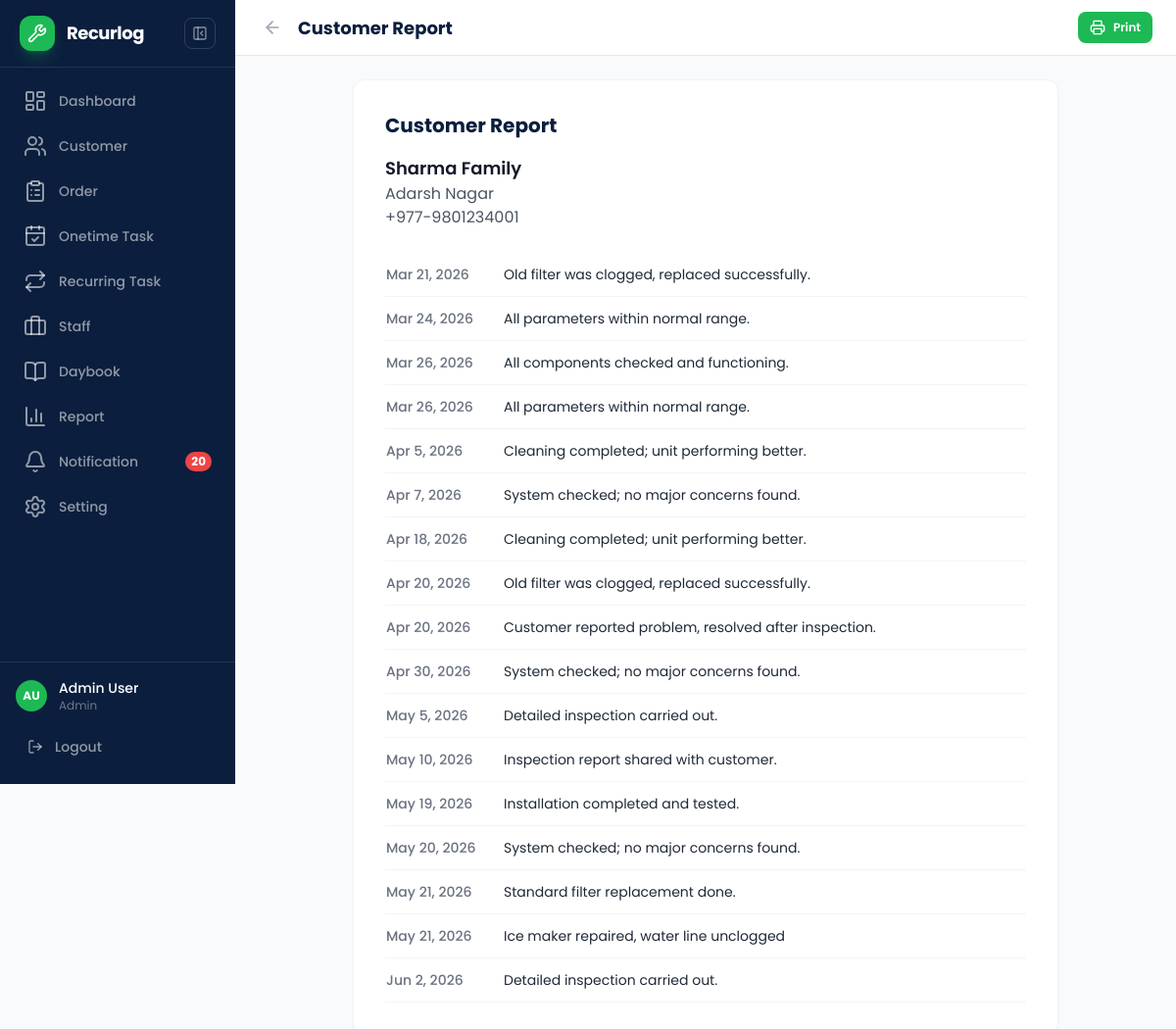
The page /pages/customer-report.php?id=1 (signed in) on the database its author committed.
### tables this page shows
CREATE TABLE `fscrm_customers` (
  `id` int(11) NOT NULL AUTO_INCREMENT,
  `name` varchar(200) NOT NULL,
  `address` text DEFAULT NULL,
  `area` varchar(100) DEFAULT NULL,
  `phone` varchar(50) DEFAULT NULL,
  `services_for` text DEFAULT NULL,
  `location_lat` decimal(10,7) DEFAULT NULL,
  `location_lng` decimal(10,7) DEFAULT NULL,
  `created_at` datetime DEFAULT current_timestamp(),
  `updated_at` datetime DEFAULT current_timestamp() ON UPDATE current_timestamp(),
  PRIMARY KEY (`id`)
);

CREATE TABLE `fscrm_tasks` (
  `id` int(11) NOT NULL AUTO_INCREMENT,
  `service_id` int(11) DEFAULT NULL,
  `customer_id` int(11) NOT NULL,
  `title` varchar(200) NOT NULL,
  `status` enum('pending','completed','missed') DEFAULT 'pending',
  `scheduled_date` date DEFAULT NULL,
  `completed_date` date DEFAULT NULL,
  `assigned_to` int(11) DEFAULT NULL,
  `notes` text DEFAULT NULL,
  `category_id` int(11) DEFAULT NULL,
  `completed_by` varchar(100) DEFAULT NULL,
  `received_name` varchar(100) DEFAULT NULL,
  `received_contact` varchar(100) DEFAULT NULL,
  `signature` text DEFAULT NULL,
  `created_at` datetime DEFAULT current_timestamp(),
  `updated_at` datetime DEFAULT current_timestamp() ON UPDATE current_timestamp(),
  PRIMARY KEY (`id`),
  KEY `service_id` (`service_id`),
  KEY `customer_id` (`customer_id`),
  KEY `assigned_to` (`assigned_to`),
  KEY `category_id` (`category_id`),
  CONSTRAINT `fscrm_tasks_ibfk_1` FOREIGN KEY (`service_id`) REFERENCES `fscrm_services` (`id`) ON DELETE CASCADE,
  CONSTRAINT `fscrm_tasks_ibfk_2` FOREIGN KEY (`customer_id`) REFERENCES `fscrm_customers` (`id`) ON DELETE CASCADE,
  CONSTRAINT `fscrm_tasks_ibfk_3` FOREIGN KEY (`assigned_to`) REFERENCES `fscrm_staff` (`id`) ON DELETE SET NULL,
  CONSTRAINT `fscrm_tasks_ibfk_4` FOREIGN KEY (`category_id`) REFERENCES `fscrm_categories` (`id`) ON DELETE SET NULL
);

CREATE TABLE `fscrm_orders` (
  `id` int(11) NOT NULL AUTO_INCREMENT,
  `customer_id` int(11) NOT NULL,
  `customer_name` varchar(200) DEFAULT NULL,
  `service_for` varchar(100) DEFAULT NULL,
  `problem` text DEFAULT NULL,
  `status` enum('pending','assigned','completed','cancelled') DEFAULT 'pending',
  `priority` enum('normal','urgent') DEFAULT 'normal',
  `assigned_to` int(11) DEFAULT NULL,
  `assigned_staff_name` varchar(200) DEFAULT NULL,
  `scheduled_date` date DEFAULT NULL,
  `completed_date` date DEFAULT NULL,
  `notes` text DEFAULT NULL,
  `dispatch_date` date DEFAULT NULL,
  `dispatch_by` varchar(100) DEFAULT NULL,
  `received_name` varchar(100) DEFAULT NULL,
  `received_contact` varchar(100) DEFAULT NULL,
  `signature` text DEFAULT NULL,
  `created_at` datetime DEFAULT current_timestamp(),
  `updated_at` datetime DEFAULT current_timestamp() ON UPDATE current_timestamp(),
  PRIMARY KEY (`id`),
  KEY `customer_id` (`customer_id`),
  KEY `assigned_to` (`assigned_to`),
  CONSTRAINT `fscrm_orders_ibfk_1` FOREIGN KEY (`customer_id`) REFERENCES `fscrm_customers` (`id`) ON DELETE CASCADE,
  CONSTRAINT `fscrm_orders_ibfk_2` FOREIGN KEY (`assigned_to`) REFERENCES `fscrm_staff` (`id`) ON DELETE SET NULL
);

### includes/config.php (called while the page is built, shortened)
<?php
function cacheBust() {
    $cssFile = __DIR__ . '/../assets/css/custom.css';
    $mtime = file_exists($cssFile) ? filemtime($cssFile) : time();
    return dechex($mtime);
}

### pages/customer-report.php (the view, shortened to what this page needs)
<?php
require_once '../includes/config.php';
$db = getDB();
$customerId = isset($_GET['id']) ? intval($_GET['id']) : 0;
$stmt = $db->prepare("SELECT * FROM fscrm_customers WHERE id = ?");
$stmt->bind_param('i', $customerId);
$stmt->execute();
$customer = $stmt->get_result()->fetch_assoc();
$taskStmt = $db->prepare("SELECT * FROM fscrm_tasks WHERE customer_id = ? AND status = 'completed' ORDER BY completed_date ASC, scheduled_date ASC");
$taskStmt->bind_param('i', $customerId);
$taskStmt->execute();
$completedTasks = $taskStmt->get_result()->fetch_all(MYSQLI_ASSOC);
$orderStmt = $db->prepare("SELECT * FROM fscrm_orders WHERE customer_id = ? AND status = 'completed' ORDER BY COALESCE(completed_date, scheduled_date) ASC");
$orderStmt->bind_param('i', $customerId);
$orderStmt->execute();
$completedOrders = $orderStmt->get_result()->fetch_all(MYSQLI_ASSOC);
$entries = [];
foreach ($completedTasks as $t) {
    $date = $t['completed_date'] ?: $t['scheduled_date'];
    $desc = ($t['notes'] && trim($t['notes'])) ? $t['notes'] : $t['title'];
    $entries[] = ['date' => $date, 'desc' => $desc];
}
foreach ($completedOrders as $o) {
    $date = $o['completed_date'] ?: $o['scheduled_date'];
    $desc = ($o['notes'] && trim($o['notes'])) ? $o['notes'] : ($o['problem'] ?: 'Order completed');
    $entries[] = ['date' => $date, 'desc' => $desc];
}
usort($entries, function($a, $b) {
    return strcmp($a['date'] ?: '', $b['date'] ?: '');
});
function fmtDate($d) {
    return date('M j, Y', strtotime($d));
}
?><!DOCTYPE html>
<html lang="en">
<head>
  <script src="https://cdn.tailwindcss.com"></script>
  <link rel="stylesheet" href="../assets/css/custom.css?v=<?= cacheBust() ?>">
</head>
<body class="bg-gray-50 min-h-screen font-sans">
<?php $pageTitle = 'Customer Report'; require_once '../includes/header.php'; ?>
<div class="page-content">
    <header class="page-header no-print">
      <div class="page-header-inner">
        <div class="flex items-center gap-2">
          <a href="customer-detail.php?id=<?= $customerId ?>" class="p-2 -ml-1 text-gray-400 hover:text-navy transition-colors rounded-lg hover:bg-gray-100">
            <i data-lucide="arrow-left" class="w-5 h-5"></i>
          </a>
          <h1 class="page-title">Customer Report</h1>
        </div>
        <button onclick="window.print()" class="btn btn-sm btn-primary">
          <i data-lucide="printer" class="w-4 h-4"></i> Print
        </button>
      </div>
    </header>
    <div class="p-4 md:p-6 max-w-3xl mx-auto">
      <div class="card p-6 sm:p-8 report-sheet">
        <h2 class="text-xl font-bold text-navy mb-4">Customer Report</h2>
        <div class="mb-6">
          <p class="text-lg font-semibold text-gray-900"><?= htmlspecialchars($customer['name']) ?></p>
          <p class="text-gray-600"><?= htmlspecialchars($customer['area'] ?: $customer['address'] ?: '') ?></p>
          <p class="text-gray-600"><?= htmlspecialchars($customer['phone'] ?: '') ?></p>
        </div>
<?php if (empty($entries)): ?>
        <div class="text-center text-gray-400 py-10">
          <p>No completed work recorded yet for this customer.</p>
        </div>
<?php else: ?>
        <table class="w-full text-sm">
          <tbody>
<?php foreach ($entries as $e): ?>
            <tr class="border-b border-gray-100 align-top">
              <td class="py-3 pr-4 whitespace-nowrap text-gray-500 font-medium" style="width:120px"><?= fmtDate($e['date']) ?></td>
              <td class="py-3 text-gray-800"><?= htmlspecialchars($e['desc']) ?></td>
            </tr>
<?php endforeach; ?>
          </tbody>
        </table>
<?php endif; ?>
      </div>
    </div>
  </div>
<?php require_once '../includes/footer.php'; ?>
</body>
</html>

### assets/css/custom.css (style rules this page uses)
:root { --color-primary: #1DB954; --color-primary-dark: #16a34a; --color-success: #22C55E; --color-danger: #EF4444; --color-warning: #F59E0B; --color-info: #3B82F6; --color-navy: #0B1E3D; --color-amber: #F59E0B; --color-neutral-50: #F9FAFB; --color-neutral-100: #F3F4F6; --color-neutral-200: #E5E7EB; --color-neutral-300: #D1D5DB; --color-neutral-400: #9CA3AF; --color-neutral-500: #6B7280; --color-neutral-600: #4B5563; --color-neutral-700: #374151; --color-neutral-800: #1F2937; --color-neutral-900: #111827; --space-1: 4px; --space-2: 8px; --space-3: 12px; --space-4: 16px; --space-5: 20px; --space-6: 24px; --space-8: 32px; --space-10: 40px; --space-12: 48px; --radius-sm: 4px; --radius-md: 8px; --radius-lg: 12px; --radius-xl: 16px; --radius-full: 999px; --text-xs: 12px; --text-sm: 14px; --text-base: 16px; --text-lg: 18px; --text-xl: 20px; --text-2xl: 24px; --text-3xl: 30px; --text-4xl: 36px; --shadow-sm: 0 1px 2px rgba(0,0,0,0.05); --shadow-md: 0 4px 6px -1px rgba(0,0,0,0.1), 0 2px 4px -2px rgba(0,0,0,0.1); --shadow-lg: 0 10px 15px -3px rgba(0,0,0,0.1), 0 4px 6px -4px rgba(0,0,0,0.1); --sidebar-width: 240px; --sidebar-collapsed-width: 60px; --header-height: 56px; --bottom-nav-height: 56px; }
*, *::before, *::after { box-sizing: border-box; }
html { -webkit-text-size-adjust: 100%; scroll-behavior: smooth; }
body { font-family: 'Poppins', sans-serif; font-size: var(--text-base); line-height: 1.5; color: var(--color-neutral-900); background: var(--color-neutral-50); -webkit-font-smoothing: antialiased; -moz-osx-font-smoothing: grayscale; overflow-x: hidden; }
@media (min-width: 768px) { .page-content { margin-left: var(--sidebar-width); transition: margin-left 250ms ease; min-height: 100vh; } }
.page-content { min-height: 100vh; }
.page-header { position: sticky; top: 0; z-index: 20; background: #fff; border-bottom: 1px solid var(--color-neutral-200); }
.page-header-inner { display: flex; align-items: center; justify-content: space-between; height: var(--header-height); padding: 0 var(--space-4); }
.page-title { font-size: var(--text-lg); font-weight: 700; color: var(--color-navy); margin: 0; }
@media (min-width: 768px) { .page-header-inner { padding: 0 var(--space-6); } }
.btn { display: inline-flex; align-items: center; justify-content: center; gap: 8px; border: none; font-family: inherit; font-weight: 600; cursor: pointer; border-radius: var(--radius-lg); transition: all 150ms; text-decoration: none; white-space: nowrap; -webkit-tap-highlight-color: transparent; min-height: 44px; }
.btn-sm { padding: 6px 12px; font-size: var(--text-xs); min-height: 32px; border-radius: var(--radius-md); }
.btn-primary { background: var(--color-primary); color: #fff; }
.card { background: #fff; border: 1px solid var(--color-neutral-100); border-radius: var(--radius-lg); box-shadow: var(--shadow-sm); transition: box-shadow 150ms; }

### rows shown on the page
fscrm_customers: name "Sharma Family", area "Adarsh Nagar", phone "+977-9801234001"
fscrm_tasks: completed_date "Mar 21, 2026", notes "Old filter was clogged, replaced successfully."
fscrm_tasks: completed_date "Mar 24, 2026", notes "All parameters within normal range."
fscrm_tasks: completed_date "Mar 26, 2026", notes "All components checked and functioning."
fscrm_tasks: completed_date "Mar 26, 2026", notes "All parameters within normal range."
fscrm_tasks: completed_date "Apr 5, 2026", notes "Cleaning completed; unit performing better."
fscrm_tasks: completed_date "Apr 7, 2026", notes "System checked; no major concerns found."
fscrm_tasks: completed_date "Apr 18, 2026", notes "Cleaning completed; unit performing better."
fscrm_tasks: completed_date "Apr 20, 2026", notes "Old filter was clogged, replaced successfully."
fscrm_tasks: completed_date "Apr 20, 2026", notes "Customer reported problem, resolved after inspection."
fscrm_tasks: completed_date "Apr 30, 2026", notes "System checked; no major concerns found."
fscrm_tasks: completed_date "May 5, 2026", notes "Detailed inspection carried out."
fscrm_tasks: completed_date "May 10, 2026", notes "Inspection report shared with customer."
fscrm_tasks: completed_date "May 19, 2026", notes "Installation completed and tested."
fscrm_tasks: completed_date "May 20, 2026", notes "System checked; no major concerns found."
fscrm_tasks: completed_date "May 21, 2026", notes "Standard filter replacement done."
fscrm_orders: date "May 21, 2026", notes "Ice maker repaired, water line unclogged"
fscrm_tasks: completed_date "Jun 2, 2026", notes "Detailed inspection carried out."

### other values the page prints
$unreadCount "20"
$userInitials "AU"
$user['name'] "Admin User"
$user['role'] "Admin"
